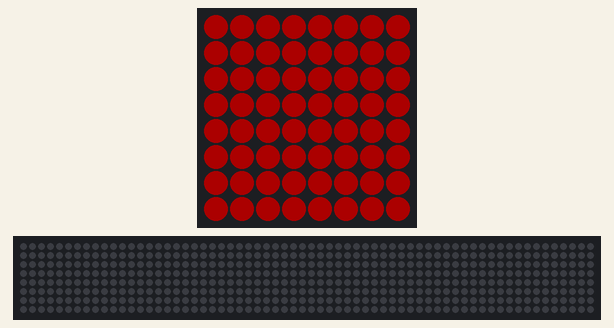
Simulated run of this program. Board: Raspberry Pi (BCM pin numbers) with a Sense HAT. On the bench: the Sense HAT's 8×8 RGB LED matrix, a strip that is not on the board, showing the scrolling text unrolled. Dim RGB values are drawn brighter than linear; the 64×8 strip is a reading aid, not a part: it shows the text the matrix is scrolling, unrolled, one strip-width of it at a time.

Above: at 0.06 s.
At 0.52 s:
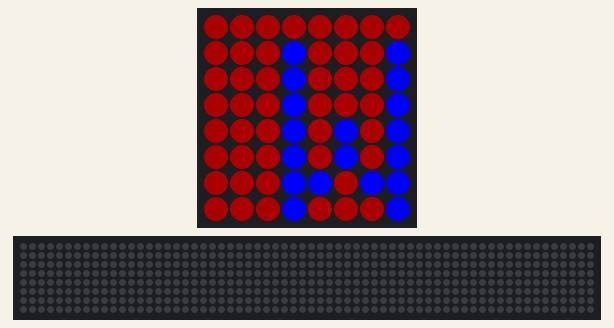
At 6.77 s:
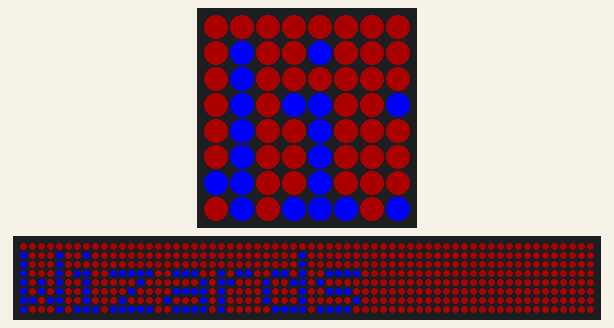
At 13.0 s:
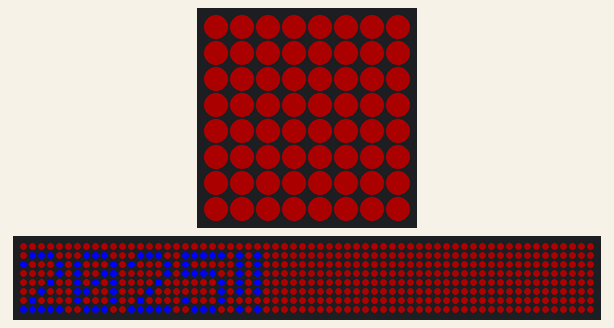
At 27.36 s:
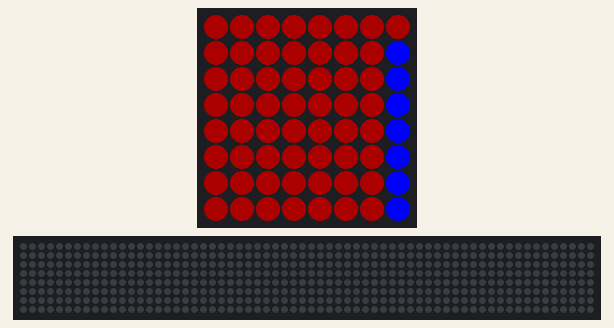
At 39.88 s:
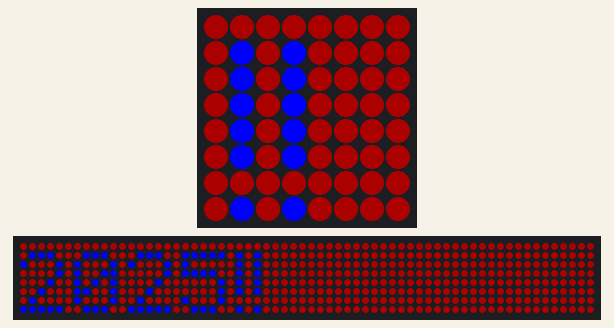

Measured:
- what the display in image 3 shows lasts 0.6 s, from 13.0 s to 13.6 s

The program:

WashingtonWizardsTxt.py
```python
from sense_hat import SenseHat

sense = SenseHat()
sense.set_rotation(270)

blue = (0, 0, 255)
red = (51, 0, 0)

message = "Washington Wizards 2025!! "

speed = 0.09

while True:
        sense.show_message(message, speed, text_colour=blue, back_colour=red)
```
